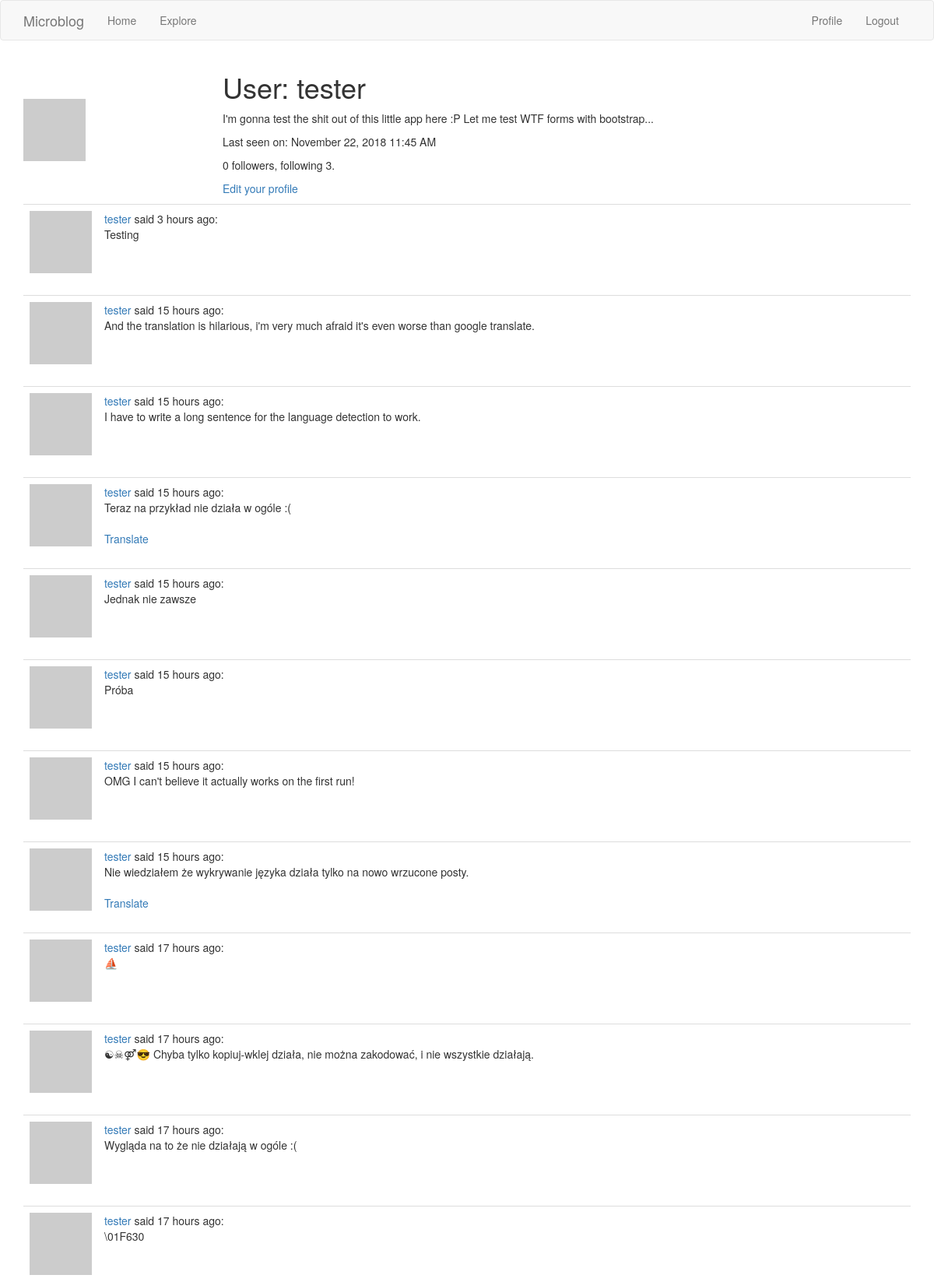
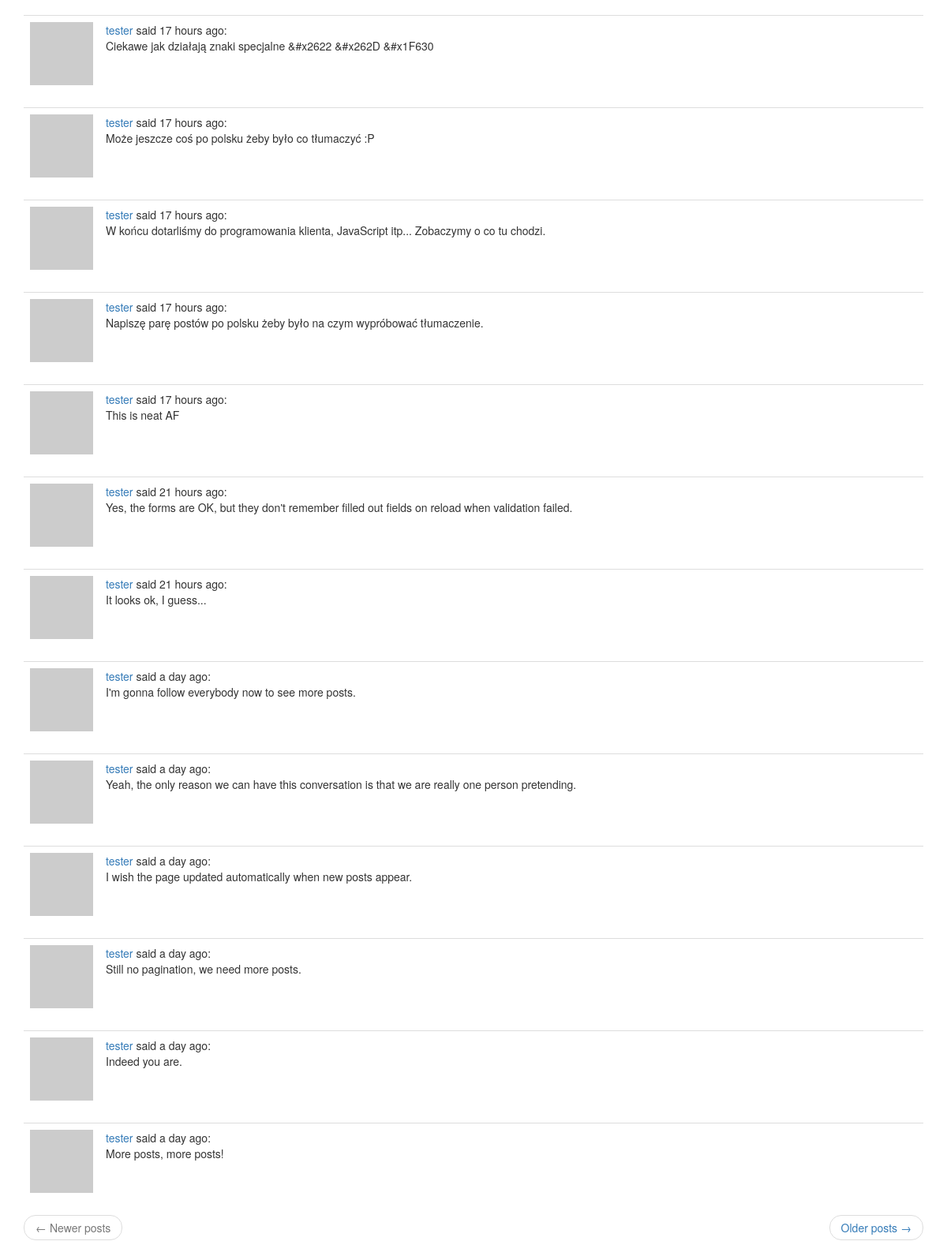
Before: /user/tester (signed in) with the older database file (2 pictures, top to bottom).
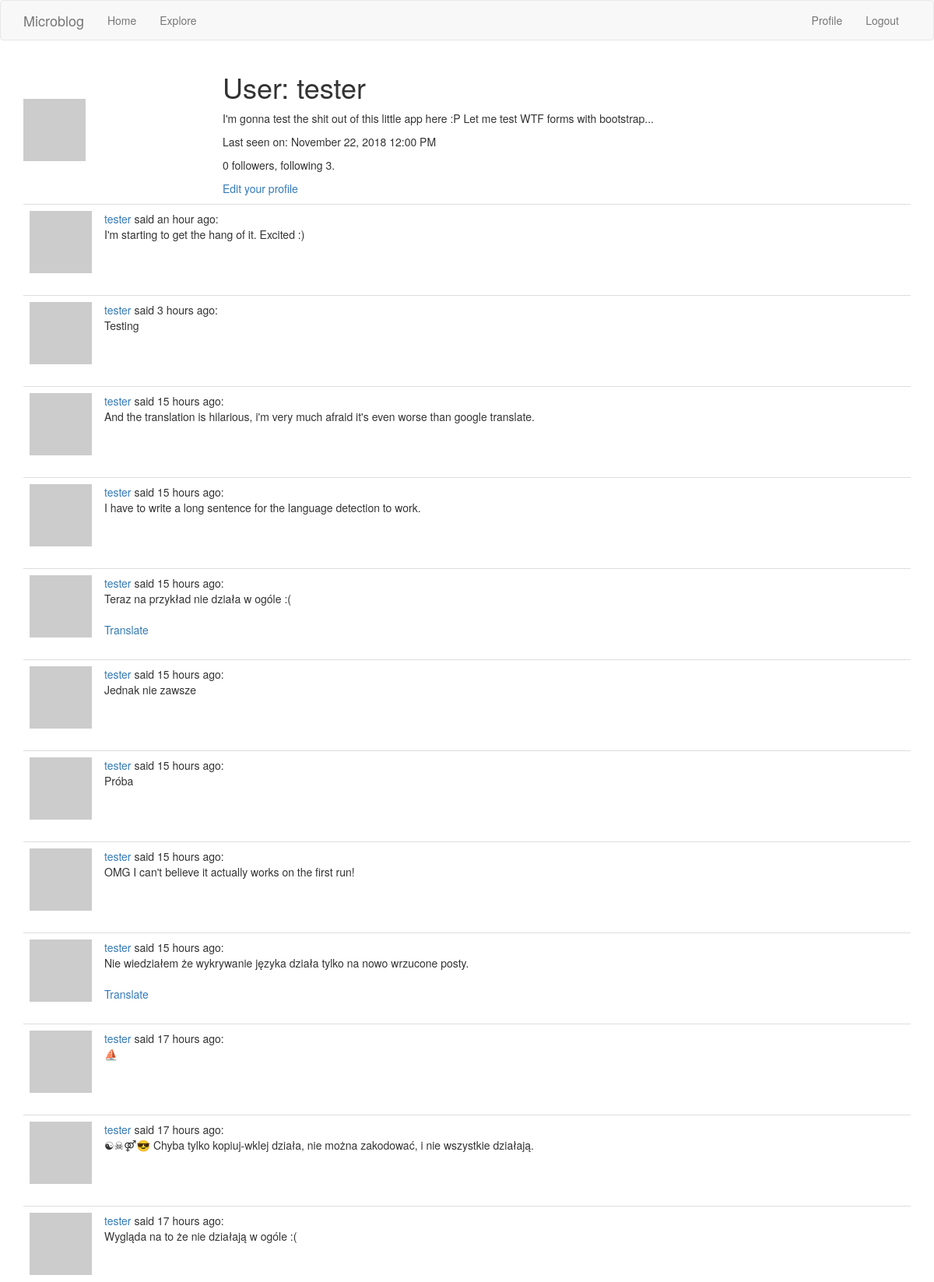
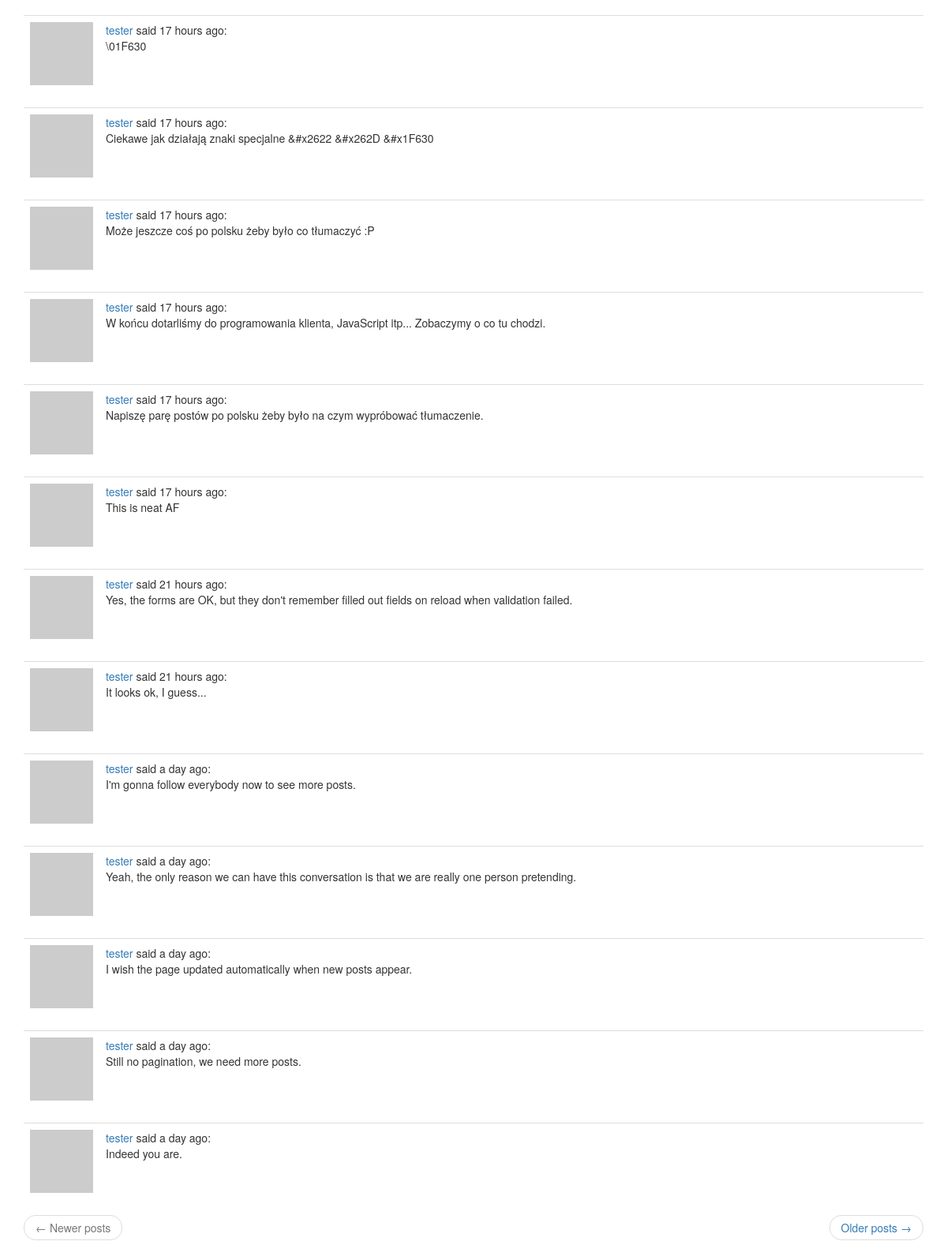
After: the same page with the newer database file (2 pictures, top to bottom).
### app/models.py (models this page shows, shortened)
class User(UserMixin, db.Model):
    id = db.Column(db.Integer, primary_key=True)
    username = db.Column(db.String(64), index=True, unique=True)
    email = db.Column(db.String(120), index=True, unique=True)
    password_hash = db.Column(db.String(128))
    about_me = db.Column(db.String(140))
    last_seen = db.Column(db.DateTime, default=datetime.utcnow)
    posts = db.relationship('Post', backref='author', lazy='dynamic')
    followed = db.relationship(
        'User', secondary=followers,
        primaryjoin=(followers.c.follower_id == id),
        secondaryjoin=(followers.c.followed_id == id),
        backref=db.backref('followers', lazy='dynamic'), lazy='dynamic')
    def avatar(self, size):
        digest = md5(self.email.lower().encode('utf-8')).hexdigest()
        return 'https://www.gravatar.com/avatar/{}?d=retro&s={}'.format(
            digest, size)

class Post(db.Model):
    id = db.Column(db.Integer, primary_key=True)
    body = db.Column(db.String(140))
    timestamp = db.Column(db.DateTime, index=True, default=datetime.utcnow)
    user_id = db.Column(db.Integer, db.ForeignKey('user.id'))
    language = db.Column(db.String(5))

### app/main/routes.py (the view)
@bp.route('/user/<username>')
@login_required
def user(username):
    user = User.query.filter_by(username=username).first_or_404()
    page = request.args.get('page', 1, type=int)
    posts = user.posts.order_by(Post.timestamp.desc()).paginate(
        page, current_app.config['POSTS_PER_PAGE'], False)
    next_url = url_for('main.user', username=user.username, page=posts.next_num) \
        if posts.has_next else None
    prev_url = url_for('main.user', username=user.username, page=posts.prev_num) \
        if posts.has_prev else None
    return render_template('user.html', user=user, posts=posts.items,
                           prev_url=prev_url, next_url=next_url)

### app/main/routes.py (called while the page is built)
@bp.before_app_request
def before_request():
    if current_user.is_authenticated:
        current_user.last_seen = datetime.utcnow()
        db.session.commit()
    g.locale = str(get_locale())

### app/models.py (called while the page is built)
@login.user_loader
def load_user(id):
    return User.query.get(int(id))

### app/templates/user.html
{% extends "base.html" %}
{% block app_content %}
  <table class="tabe table-hover">
    <tr>
      <td width="256px"><img src="{{ user.avatar(256) }}"></td>
      <td>
        <h1>{{ _('User:') }} {{ user.username }}</h1>
        {% if user.about_me %}
          <p>{{ user.about_me }}</p>
        {% endif %}
        {% if user.last_seen %}
          <p>{{ _('Last seen on:') }} {{ moment(user.last_seen).format('LLL') }}</p>
        {% endif %}
        <p>{{ user.followers.count() }} {{ _('followers, following') }} {{ user.followed.count() }}.</p>
        {% if user == current_user %}
          <p><a href="{{ url_for('main.edit_profile') }}">{{ _('Edit your profile') }}</a></p>
        {% elif not current_user.is_following(user) %}
          <p><a href="{{ url_for('main.follow', username=user.username) }}">{{ _('Follow') }}</a></p>
        {% else %}
          <p><a href="{{ url_for('main.unfollow', username=user.username) }}">{{ _('Unfollow') }}</a></p>
        {% endif %}
      </td>
    </tr>
  </table>
  {% for post in posts %}
    {% include '_post.html' %}
  {% endfor %}
  {% include '_page_nav.html' %}
{% endblock %}

### app/templates/_post.html
<table class="table table-hover">
  <tr>
    <td width="40px"><img src="{{ post.author.avatar(40) }}"></td>
    <td>
      <a href="{{ url_for('main.user', username=post.author.username) }}">
        {{ post.author.username }}
      </a>
      {{ _('said') }} {{ moment(post.timestamp).fromNow() }}:
      <br>
      <span id="post{{ post.id }}">{{ post.body }}</span>
      {% if post.language and post.language != g.locale %}
        <br><br>
        <span id="translation{{ post.id }}">
          <a href="javascript:translate(
                                '#post{{ post.id }}',
                                '#translation{{ post.id }}',
                                '{{ post.language }}',
                                '{{ g.locale }}');">{{ _('Translate') }}</a>
        </span>
      {% endif %}
    </td>
  </tr>
</table>

Changed rows visible on the page:
no longer on this page (row unchanged): Post: author.username "tester", timestamp "a day ago", body "More posts, more posts!"
changed User "tester": last_seen "November 22, 2018 11:45 AM" → "November 22, 2018 12:00 PM"
added Post: author.username "tester", timestamp "an hour ago", body "I'm starting to get the hang of it. Excited :)"
